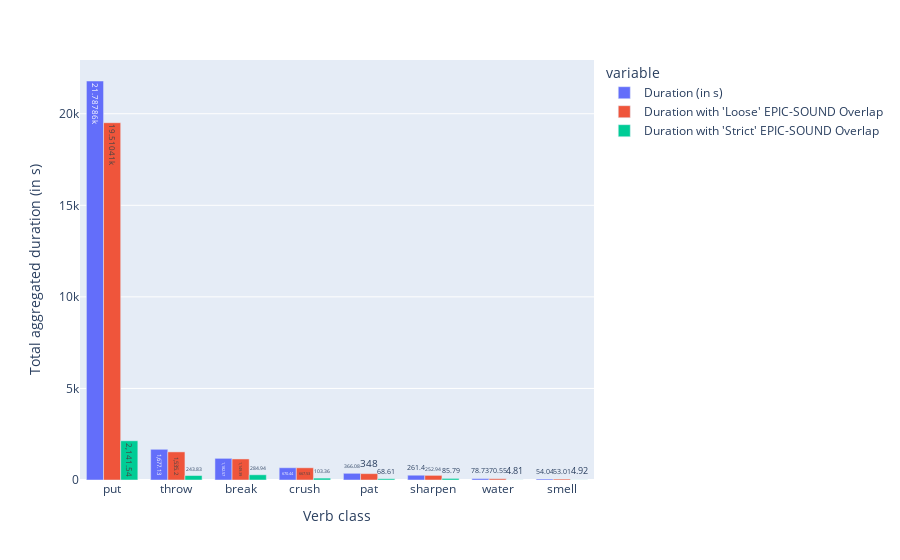

The cell this chart's notebook holds for it:
### Code cell
fig = px.bar(
    agg_df_overlap,
    y=[
        "duration_in_s",
        "duration_w_loose_overlap",
        "duration_w_strict_overlap",
    ],
    x="verb_class_name",
    labels={"verb_class_name": "Verb class", "value": "Total aggregated duration (in s)"},
    barmode="group",
    text="percentage_loose_overlap",
    text_auto=True,
)

# Update legend labels
fig.data[0].name = "Duration (in s)"
fig.data[1].name = "Duration with 'Loose' EPIC-SOUND Overlap"
fig.data[2].name = "Duration with 'Strict' EPIC-SOUND Overlap"

fig.show()

### Figure 1 — Plotly figure (JSON) as saved in the notebook; plotly's stock layout.template omitted (floating-point values rounded to 4 significant figures)
{"data": [{"alignmentgroup": "True", "hovertemplate": "variable=duration_in_s<br>Verb class=%{x}<br>Total aggregated duration (in s)=%{y}<br>percentage_loose_overlap=%{text}<extra></extra>", "legendgroup": "duration_in_s", "marker": {"color": "#636efa", "pattern": {"shape": ""}}, "name": "Duration (in s)", "offsetgroup": "duration_in_s", "orientation": "v", "showlegend": true, "text": [89.55, 91.54, 97.19, 99.57, 95.06, 96.76, 89.61, 98.09], "textposition": "auto", "texttemplate": "%{y}", "type": "bar", "x": ["put", "throw", "break", "crush", "pat", "sharpen", "water", "smell"], "xaxis": "x", "y": [21790.0, 1677.0, 1183.0, 670.4, 366.1, 261.4, 78.73, 54.04], "yaxis": "y"}, {"alignmentgroup": "True", "hovertemplate": "variable=duration_w_loose_overlap<br>Verb class=%{x}<br>Total aggregated duration (in s)=%{y}<br>percentage_loose_overlap=%{text}<extra></extra>", "legendgroup": "duration_w_loose_overlap", "marker": {"color": "#EF553B", "pattern": {"shape": ""}}, "name": "Duration with 'Loose' EPIC-SOUND Overlap", "offsetgroup": "duration_w_loose_overlap", "orientation": "v", "showlegend": true, "text": [89.55, 91.54, 97.19, 99.57, 95.06, 96.76, 89.61, 98.09], "textposition": "auto", "texttemplate": "%{y}", "type": "bar", "x": ["put", "throw", "break", "crush", "pat", "sharpen", "water", "smell"], "xaxis": "x", "y": [19510.0, 1535.0, 1149.0, 667.5, 348, 252.9, 70.55, 53.01], "yaxis": "y"}, {"alignmentgroup": "True", "hovertemplate": "variable=duration_w_strict_overlap<br>Verb class=%{x}<br>Total aggregated duration (in s)=%{y}<br>percentage_loose_overlap=%{text}<extra></extra>", "legendgroup": "duration_w_strict_overlap", "marker": {"color": "#00cc96", "pattern": {"shape": ""}}, "name": "Duration with 'Strict' EPIC-SOUND Overlap", "offsetgroup": "duration_w_strict_overlap", "orientation": "v", "showlegend": true, "text": [89.55, 91.54, 97.19, 99.57, 95.06, 96.76, 89.61, 98.09], "textposition": "auto", "texttemplate": "%{y}", "type": "bar", "x": ["put", "throw", "break", "crush", "pat", "sharpen", "water", "smell"], "xaxis": "x", "y": [2142.0, 243.8, 284.9, 103.4, 68.61, 85.79, 4.81, 4.92], "yaxis": "y"}], "layout": {"barmode": "group", "legend": {"title": {"text": "variable"}, "tracegroupgap": 0}, "margin": {"t": 60}, "xaxis": {"anchor": "y", "domain": [0, 1], "title": {"text": "Verb class"}}, "yaxis": {"anchor": "x", "domain": [0, 1], "title": {"text": "Total aggregated duration (in s)"}}}}
